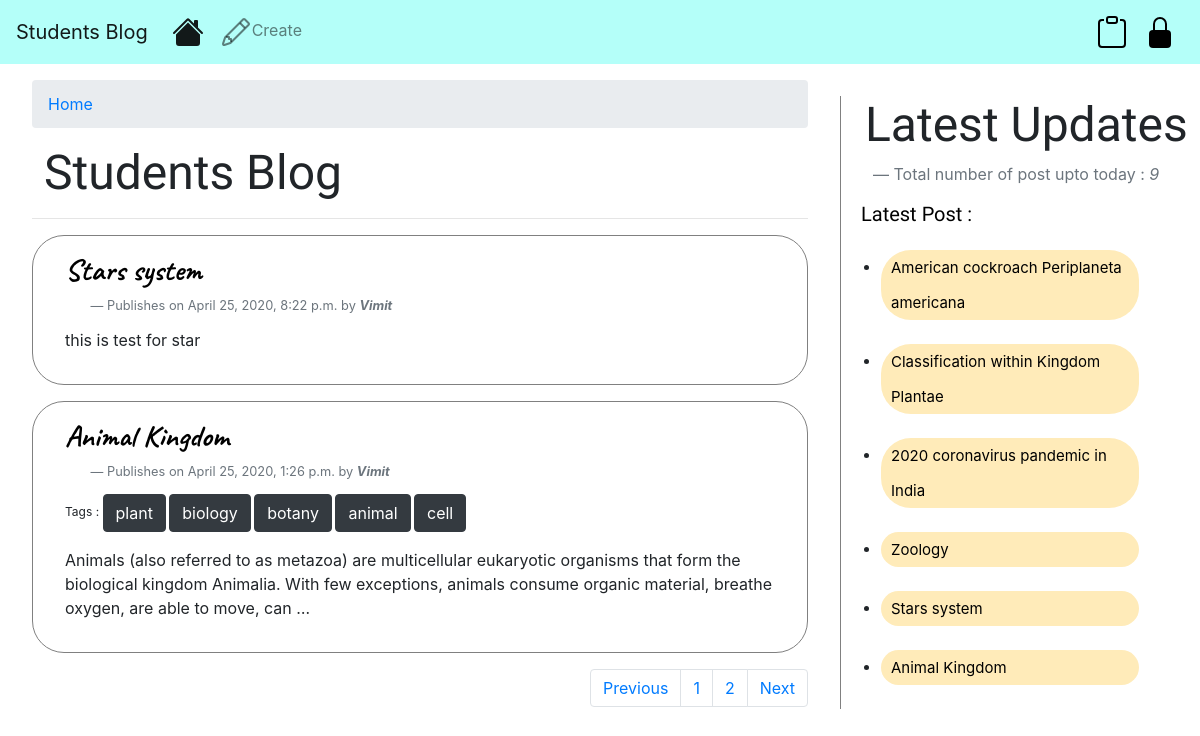
Page /blog/?page=3 on the committed database.
### scienceblog/models.py (models this page shows, shortened)
class Post(models.Model):
    STATUS_CHOICES=(('draft','Draft'),('published','Published'))
    title = models.CharField(max_length=256)
    slug = models.SlugField(max_length=264,unique_for_date='publish')
    author = models.ForeignKey(User, on_delete=models.CASCADE, related_name='blog_post',
                               related_query_name=None, limit_choices_to=None, null=True, db_column='author', blank=True)
    body = models.TextField()
    publish = models.DateTimeField(default=timezone.now)
    created = models.DateTimeField(default=timezone.now)
    updated = models.DateTimeField(default=timezone.now)
    status=models.CharField(max_length=10,choices=STATUS_CHOICES,default='draft')
    objects= CustomManager()
    tags = TaggableManager()
    class Meta:
        ordering=('-publish',)
    def get_absolute_url(self):
        return reverse('post_detail', args=[self.publish.year, self.publish.strftime('%m'), self.publish.strftime('%d'), self.slug], kwargs=None, current_app='scienceblog')

### scienceblog/views.py (the view)
def post_list_view(request,tag_slug=None):
    post_list = Post.objects.all()
    tag = None
    if tag_slug:
        tag = get_object_or_404(Tag,slug=tag_slug)
        post_list = post_list.filter(tags__in=[tag])
    paginator = Paginator(post_list,2)
    page_number=request.GET.get('page')
    try:
        post_list=paginator.page(page_number)
    except PageNotAnInteger:
        post_list=paginator.page(1)
    except EmptyPage:
        post_list=paginator.page(paginator.num_pages)
    return render(request,'blog/post_list.html',{'post_list':post_list,'tag':tag})

### scienceblog/models.py (called while the page is built)
    def get_queryset(self):
        return super().get_queryset().filter(status='published')

### scienceblog/templatetags/blog.py (called while the page is built)
@register.simple_tag(name='count',takes_context=True)
def total_posts(context):
    return Post.objects.count()

@register.inclusion_tag('blog/latest_post.html')
def show_latest_post(count=5):
    latest_post = Post.objects.order_by('-publish')[:count]
    return {'latest_post': latest_post}

@register.filter
def get_range(value):
    return range(1,value+1)

### templates/blog/post_list.html (shortened to what this page needs)
{%extends 'blog/index.html' %}
{% load crispy_forms_tags %}
{%block content%}
    <nav aria-label="breadcrumb">
        <ol class="breadcrumb">
            <li class="breadcrumb-item"><a href="{% url 'blog-home' %}">Home</a></li>
        </ol>
    </nav>
    <h3 style="font-family: 'Dr Sugiyama';font-size: 48px; padding-left: 0.25em;">Students Blog</h3>
    <hr>
    {% for post in post_list %}
    <div class="container_post">
        <a href="{{post.get_absolute_url}}" class="alert-primary" style="color:chocolate;">
            <h5 style="font-family: 'Caveat';font-size: 30px;color:black;font-weight: 800; ">{{post.title}}</h5>
        </a>
        <footer class="blockquote-footer" style="padding: 0 0 1em 2em;">Publishes on {{post.publish}} by <cite
                title="Source Title"><strong>{{post.author}}</strong></cite></footer>
            {% if post.tags.all %}
                <p style="font-size:12px;">Tags :
                    {% for tag in post.tags.all %}
                        {% if tag.name %}
                            <a href="{% url 'post_list_tag_name' tag.slug %}" class="btn btn-dark">{{tag.name}}</a>
                        {% else %}
                            <p>No tags available</p>
                        {% endif %}
                    {% endfor%}
                </p>
            {% endif %}
        {{post.body|truncatewords:30|linebreaks}}
    </div>
    {%endfor%}
    {%include 'blog/pagination.html' with page=post_list%}
{%endblock%}

### templates/blog/latest_post.html (shortened to what this page needs)
<div class="row">
    <div class="col-sm-12">
        <div class="list-type3">
            <ul>
                {% for post in latest_post %}
                <li class="list"><a class="latest" href="{{post.get_absolute_url}}">{{post.title}}</a></li>
                {% endfor %}
            </ul>
        </div>
    </div>
</div>

### static/css/blog/blog.css (style rules this page uses)
.container_post { border: 1px solid grey; border-radius: 2em; margin: 0 0 1em 0; padding: 1em 2em 1em 2em; }
h5 { color: black; }

### templates/blog/latest_post.html (style rules this page uses)
.list-type3 { margin:0 auto; width: 100%; }
.list-type3 li, .list-type3 a { float: left; height: 50%; line-height: 35px; position: relative; font-size: 15px; margin-bottom: 12px; width: 90%; }
.list-type3 a { padding: 0 0 0 10px; background: #ffebb9; color: black; border-radius: 2em; }

### rows in the picture
Post: title "Stars system", publish "April 25, 2020, 8:22 p.m.", author "Vimit", body "this is test for star"
Post: title "Animal Kingdom", publish "April 25, 2020, 1:26 p.m.", author "Vimit", body "Animals (also referred to as metazoa) are multicellular eukaryotic organisms that form the biological kingdom Animalia. With few exceptions, animals consume organic material, breathe oxygen, are able to move, can …"
Tag: name "plant"
Tag: name "biology"
Tag: name "botany"
Tag: name "animal"
Tag: name "cell"
Post: title "American cockroach Periplaneta americana"
Post: title "Classification within Kingdom Plantae"
Post: title "2020 coronavirus pandemic in India"
Post: title "Zoology"

### other values in the picture
{{ n }} "1" "2"
